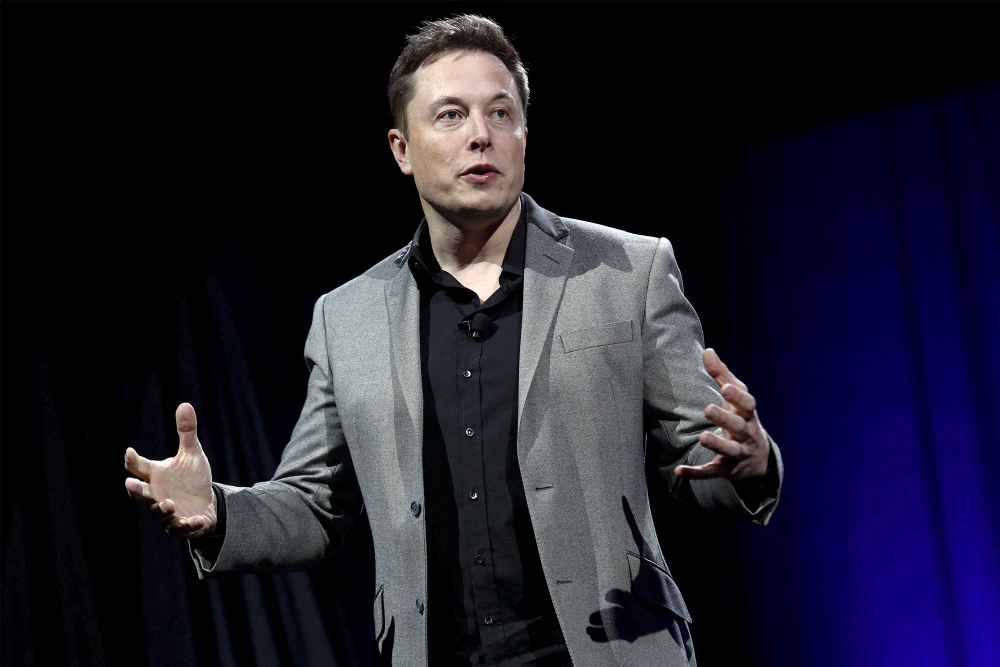
#> input picture 5_FeatureDetection_Matching/Elon1.jpg, 2000 x 1333 px (shown at 1/2 size)
$ python siff_featurematching.py
#> lines starting #> are read from the running program, lines starting #| are printed output that depends on the picture
import cv2
if __name__ == "__main__":
    #Đọc ảnh
    img1 = cv2.imread("Elon1.jpg")
#> img1 is the input picture: shape (1333, 2000, 3); mean B, G, R 42.3, 28, 29.1
    img2 = cv2.imread("Elon_Musk.jpg")
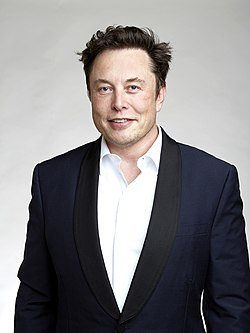
#> input picture 5_FeatureDetection_Matching/Elon_Musk.jpg, 250 x 333 px
#> img2 is the input picture: shape (333, 250, 3); mean B, G, R 131.3, 129.6, 131.9

    #Chuyển ảnh sang gray
    imray1 = cv2.cvtColor(img1, cv2.COLOR_BGR2GRAY)
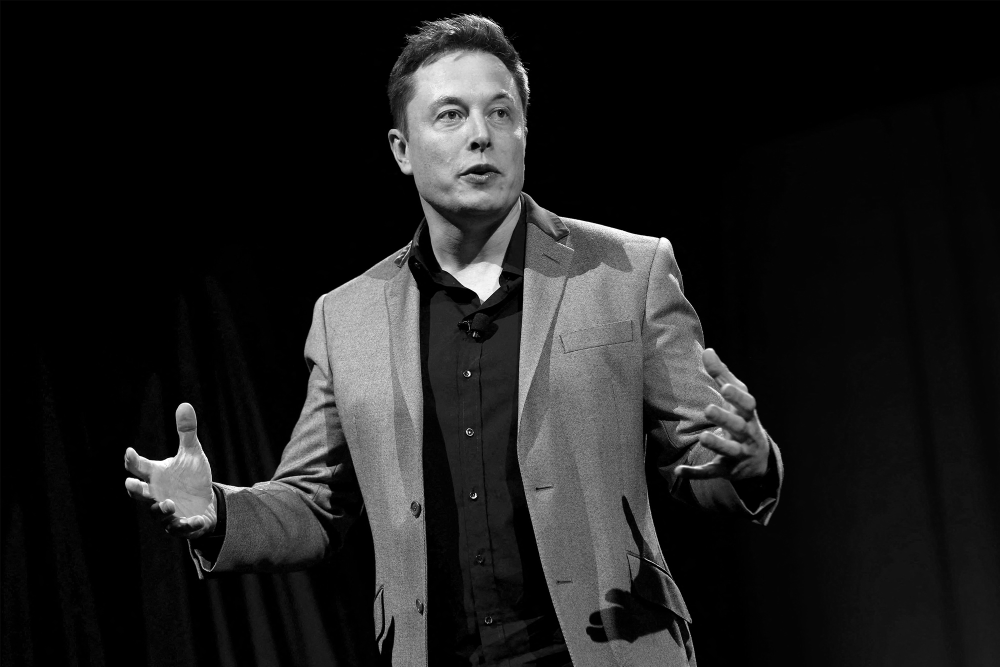
#> imray1: shape (1333, 2000) (shown at 1/2 size); min 0, max 255, mean 30
    imray2 = cv2.cvtColor(img2, cv2.COLOR_BGR2GRAY)
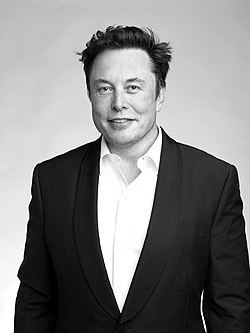
#> imray2: shape (333, 250); min 0, max 255, mean 130.5

    #Tạo đối tượng sift
    sift = cv2.SIFT_create()

    #Tính toán các keypoint và keypoint descriptor
    #Phương thức bên dưới trả về 2 output với kp là các keypoint và des là các descriptor ứng với các keypoint với 128 chiều cho mỗi một descriptor
    #des là ma trận 2 chiều với số cột là 128, số hàng là số descriptor ứng với số keypoint
    kp1, des1 = sift.detectAndCompute(imray1,None)
#> kp1 = 3251 keypoints; strongest (x, y, size): (939, 865, 2.3), (964, 558, 48.1), (946, 995, 2.6), (951, 993, 3.1)
    kp2, des2 = sift.detectAndCompute(imray2,None)
#> kp2 = 115 keypoints; strongest (x, y, size): (64, 191, 48.3), (90, 55, 14.9), (161, 67, 13.7), (105, 89, 2.4)

    #Tạo đối tượng để match giữa 2 ảnh
    bf = cv2.BFMatcher()

    #Tiến hành match giữa 2 hình ảnh dựa vào descriptor của 2 hình ảnh với số hàng xóm để so sánh là 2
    matches = bf.knnMatch(des1, des2, k = 2)
#> matches = 3251 matches

    #Tính toán xem match nào là tốt nhất
    good = []
    for m, n in matches:
        if m.distance < 0.75 * n.distance:
            good.append([m])
#> after the loop, good = 97 matches

    #vẽ match giữa 2 hình ảnh
    rs = cv2.drawMatchesKnn(img1, kp1, img2, kp2, good, None, flags = 2)
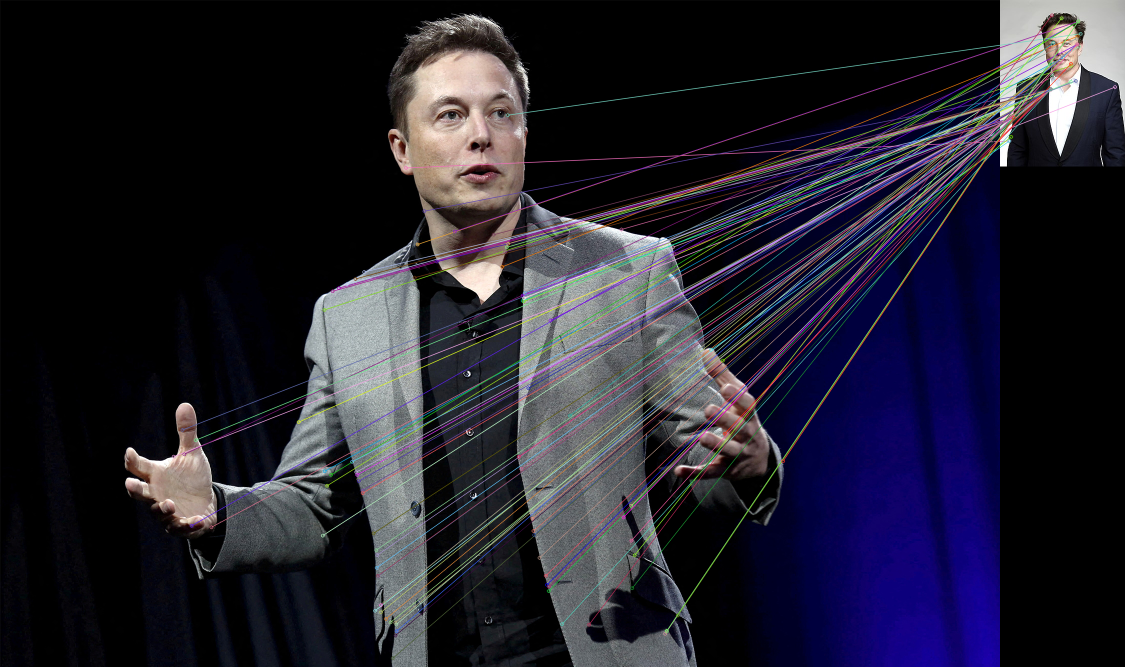
#> rs: shape (1333, 2250, 3) (shown at 1/2 size); mean B, G, R 44.8, 32.6, 34.2
    rs1 = cv2.resize(rs, (300, 300))

    #4 đoạn code bên dưới dùng để vẽ các keypoint đã tìm được trong bức ảnh
    #-----------------------------------------------
    img3 = cv2.drawKeypoints(imray1,kp1,img1)
    img4 = cv2.drawKeypoints(imray2,kp2,img2)
    img3 = cv2.resize(img3, (500, 500))
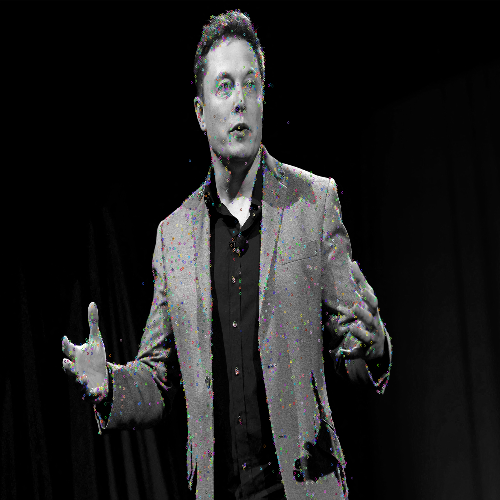
#> img3: shape (500, 500, 3); mean B, G, R 30.4, 30.4, 30.4
    img4 = cv2.resize(img4, (500, 500))
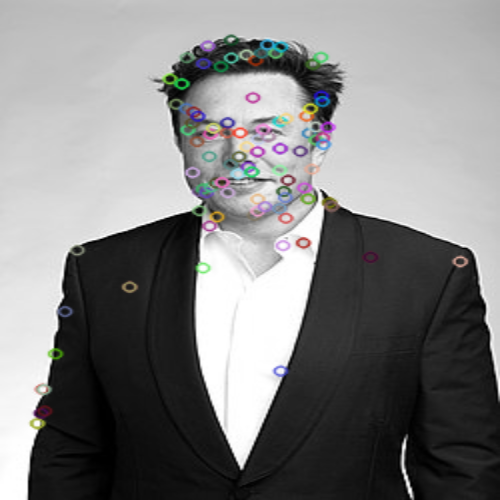
#> img4: shape (500, 500, 3); mean B, G, R 130.3, 130.3, 130.3
    rs1 = cv2.resize(rs1, (500, 500))
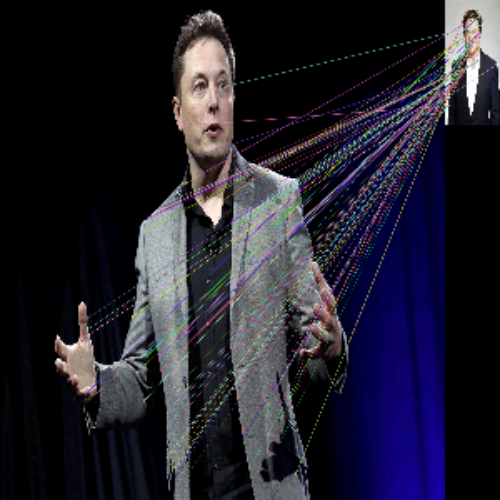
#> rs1: shape (500, 500, 3); mean B, G, R 44.7, 32.5, 34.1
    cv2.imshow("kp1", img3)
    cv2.imshow("kp2", img4)
    cv2.imshow("Matches", rs1)
    cv2.waitKey(0)
    cv2.destroyAllWindows()
